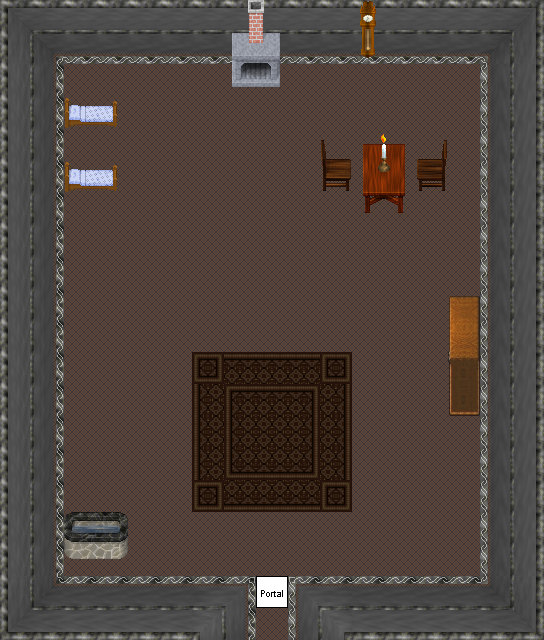

A level layout from a 2D game, rendered from its tile map. Below: a short description, then the map file with tile-grid data replaced by summaries:
An orthogonal 17x20 tile map with 32x32 px tiles, 6 tile layers (0_floor, 1_terrain, 2_object, 3_roof, ...), 2 hidden layers not drawn, 13 tilesets.

<map version="1.2" tiledversion="1.3.0" orientation="orthogonal" renderorder="right-down" compressionlevel="0" width="17" height="20" tilewidth="32" tileheight="32" infinite="0" nextlayerid="9" nextobjectid="1">
 <tileset firstgid="1" name="logic/collision" tilewidth="32" tileheight="32" tilecount="1" columns="1">
  <image source="../../tileset/logic/collision.png" width="32" height="32" />
 </tileset>
 <tileset firstgid="2" name="int_grey" tilewidth="32" tileheight="32" tilecount="121" columns="11">
  <image source="../../tileset/building/wall/int_grey.png" width="352" height="352" />
 </tileset>
 <tileset firstgid="123" name="wooden_rustic" tilewidth="32" tileheight="32" tilecount="8" columns="4">
  <image source="../../tileset/furniture/chair/wooden_rustic.png" width="128" height="64" />
 </tileset>
 <tileset firstgid="131" name="wooden_trestle_vertical" tilewidth="32" tileheight="32" tilecount="6" columns="2">
  <image source="../../tileset/furniture/table/wooden_trestle_vertical.png" width="64" height="96" />
 </tileset>
 <tileset firstgid="137" name="floor_tiles" tilewidth="32" tileheight="32" tilecount="9" columns="3">
  <image source="../../tileset/ground/indoor/floor_tiles.png" width="96" height="96" />
 </tileset>
 <tileset firstgid="146" name="logic/portal" tilewidth="32" tileheight="32" tilecount="24" columns="8">
  <image source="../../tileset/logic/portal.png" width="256" height="96" />
 </tileset>
 <tileset firstgid="170" name="wooden_clock" tilewidth="32" tileheight="32" tilecount="6" columns="1">
  <image source="../../tileset/furniture/clock/wooden_clock.png" width="32" height="192" />
 </tileset>
 <tileset firstgid="176" name="warmer_2" tilewidth="32" tileheight="32" tilecount="6" columns="2">
  <image source="../../tileset/furniture/kitchen/warmer_2.png" width="64" height="96" />
 </tileset>
 <tileset firstgid="182" name="lights_candle" tilewidth="32" tileheight="32" tilecount="36" columns="6">
  <image source="../../tileset/furniture/light/lights_candle.png" width="192" height="192" />
 </tileset>
 <tileset firstgid="218" name="wardrobe_lateral" tilewidth="32" tileheight="32" tilecount="8" columns="2">
  <image source="../../tileset/furniture/shelve/wardrobe_lateral.png" width="64" height="128" />
 </tileset>
 <tileset firstgid="226" name="brown_rug" tilewidth="32" tileheight="32" tilecount="12" columns="3">
  <image source="../../tileset/furniture/carpet/brown_rug.png" width="96" height="128" />
 </tileset>
 <tileset firstgid="238" name="bed/side_on_bluer" tilewidth="32" tileheight="32" tilecount="2" columns="2">
  <image source="../../tileset/furniture/bed/side_on_bluer.png" width="64" height="32" />
 </tileset>
 <tileset firstgid="240" name="sink/dark_brown_stone" tilewidth="32" tileheight="32" tilecount="14" columns="2">
  <image source="../../tileset/furniture/sink/dark_brown_stone.png" width="64" height="224" />
 </tileset>
 <layer id="1" name="0_floor" width="17" height="20">
  <data>[340 cells, 340 non-empty, 12 distinct tile ids]</data>
 </layer>
 <layer id="2" name="1_terrain" width="17" height="20">
  <data>[340 cells, 151 non-empty, 51 distinct tile ids]</data>
 </layer>
 <layer id="3" name="2_object" width="17" height="20">
  <data>[340 cells, 8 non-empty, 8 distinct tile ids]</data>
 </layer>
 <layer id="4" name="3_roof" width="17" height="20">
  <data>[340 cells, 3 non-empty, 3 distinct tile ids]</data>
 </layer>
 <layer id="5" name="4_roof_add" width="17" height="20">
  <data>[340 cells, 2 non-empty, 2 distinct tile ids]</data>
 </layer>
 <layer id="6" name="objects" width="17" height="20">
  <data>[340 cells, 1 non-empty, 1 distinct tile ids]</data>
 </layer>
 <layer id="7" name="collision" width="17" height="20" visible="0" opacity="0.24">
  <data>[340 cells, 144 non-empty, 1 distinct tile ids]</data>
 </layer>
 <layer id="8" name="protection" width="17" height="20" visible="0" opacity="0.2">
  <data>[340 cells, 0 non-empty, 0 distinct tile ids]</data>
 </layer>
</map>
